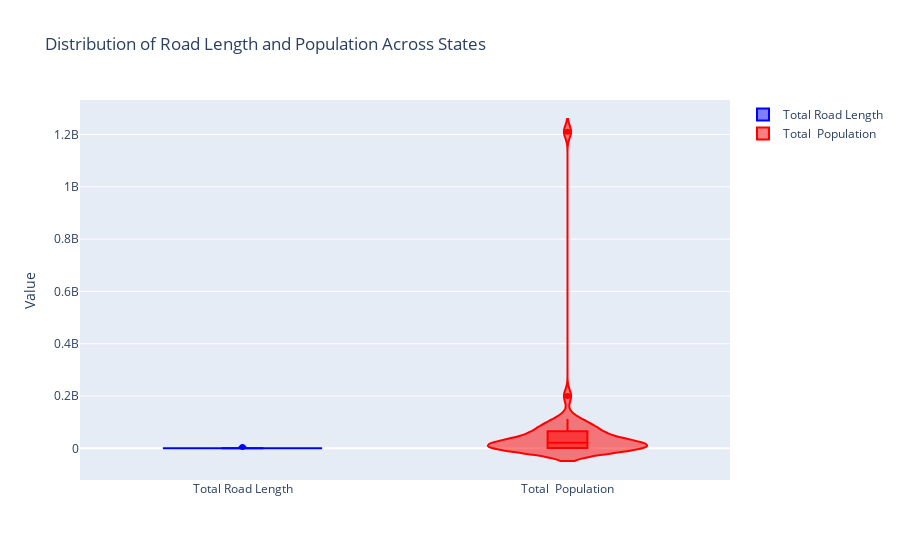

Source (notebook cell):
### Code cell
# Violin Plot: Distribution of Road Length or Population Across States
fig = go.Figure()
fig.add_trace(go.Violin(y=data['Total road Length'], name='Total Road Length', box_visible=True, line_color='blue'))
fig.add_trace(go.Violin(y=data['Total  Population'], name='Total  Population', box_visible=True, line_color='red'))

fig.update_layout(
    title_text='Distribution of Road Length and Population Across States',
    yaxis_title='Value',
)

fig.show()

### Figure 1 — Plotly figure (JSON) as saved in the notebook; plotly's stock layout.template omitted (floating-point values rounded to 4 significant figures)
{"data": [{"box": {"visible": true}, "line": {"color": "blue"}, "name": "Total Road Length", "type": "violin", "y": [316906, 55262, 399122, 298205, 105074, 18697, 249373, 50292, 73230, 120034, 81245, 358300, 259932, 365045, 636887, 32389, 40258, 16250, 37871, 305631, 147862, 313469, 12182, 271137, 45120, 442907, 68727, 283865, 1809, 2573, 1133, 274, 16170, 232, 4294, 5431757]}, {"box": {"visible": true}, "line": {"color": "red"}, "name": "Total  Population", "type": "violin", "y": [84580777, 1383727, 31205576, 104099452, 25545198, 1458545, 60439692, 25351462, 6864602, 12541302, 32988134, 61095297, 33406061, 72626809, 112374333, 2855794, 2966889, 1097206, 1978502, 41974218, 27743338, 68548437, 610577, 72147030, 3673917, 199812341, 10086292, 91276115, 380581, 1055450, 343709, 243247, 16787941, 64473, 1247953, 1210854977]}], "layout": {"title": {"text": "Distribution of Road Length and Population Across States"}, "yaxis": {"title": {"text": "Value"}}}}
